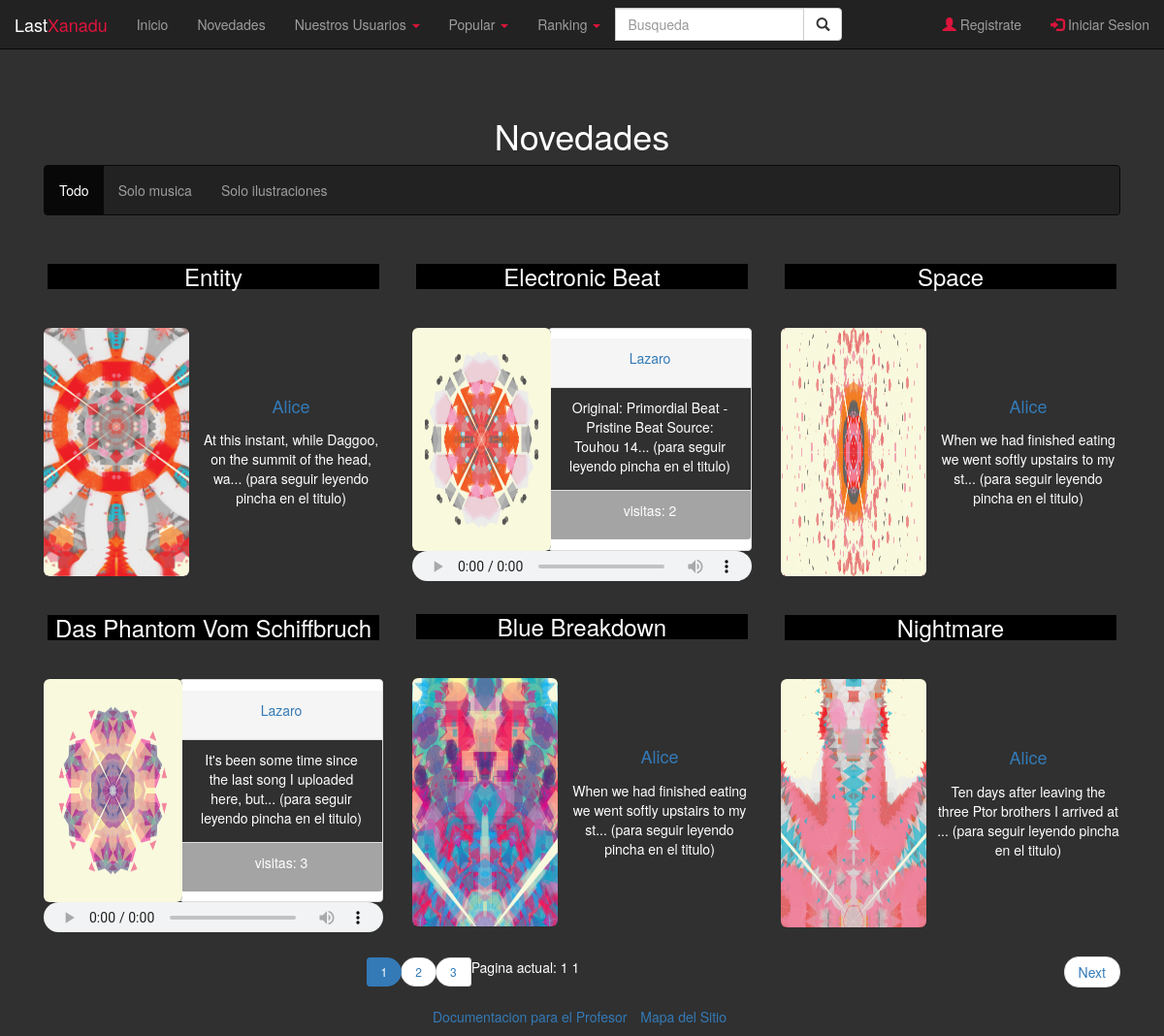
Screenshot of /novedades.php with the database file from the repository.
### tables this page shows
CREATE TABLE IF NOT EXISTS `posts` (
  `post_id` int(11) NOT NULL AUTO_INCREMENT,
  `post_type` enum('Song','Picture') NOT NULL,
  `post_owner` int(11) NOT NULL,
  `post_title` varchar(40) NOT NULL,
  `post_description` varchar(500) NOT NULL,
  `post_tags` varchar(255) NOT NULL,
  `post_song` varchar(255) NOT NULL,
  `post_illust` varchar(255) NOT NULL,
  `post_views` int(11) NOT NULL,
  `post_favourites` int(11) NOT NULL,
  `post_flags` int(11) NOT NULL,
  `post_date` timestamp NOT NULL DEFAULT CURRENT_TIMESTAMP,
  PRIMARY KEY (`post_id`),
  KEY `emisor` (`post_owner`),
  KEY `receptor` (`post_title`)
);

CREATE TABLE IF NOT EXISTS `users` (
  `user_id` int(11) NOT NULL AUTO_INCREMENT,
  `user_name` varchar(20) NOT NULL,
  `user_avatar` varchar(255) NOT NULL,
  `user_description` varchar(500) NOT NULL,
  `user_type` enum('Illustrator','Composer','Admin') NOT NULL,
  `user_following` text NOT NULL,
  `user_followers` text NOT NULL,
  `user_email` varchar(40) NOT NULL,
  `user_pass` varchar(255) NOT NULL,
  `user_favourites` text NOT NULL,
  PRIMARY KEY (`user_id`)
);

### novedades.php (the view, shortened to what this page needs)
<?php
	require "includes/db.php";
	$boolMusica = $_GET["boolMusica"];
	if($boolMusica==NULL){
		$boolMusica = 1;
	}
	$boolImagen = $_GET["boolImagen"];
	if($boolImagen==NULL){
		$boolImagen = 1;
	}
	if($boolImagen == 1 && $boolMusica == 1){
		$posts = "SELECT * FROM posts ORDER BY `posts`.`post_date` DESC";
	}
	elseif($boolImagen == 0 && $boolMusica == 1){
		$posts = "SELECT * FROM posts WHERE `post_type` = 'Song' ORDER BY `posts`.`post_date` DESC";
	}
	elseif($boolImagen == 1 && $boolMusica == 0){
		$posts = "SELECT * FROM posts WHERE `post_type` = 'Picture' ORDER BY `posts`.`post_date` DESC";
	}
	$resultado = $mysqli->query($posts) or die($mysqli->error."en la línea".(_LINE_-1));
	$numeroColumnas = 3;
	$tamañoColumna = 2;
?>
<!DOCTYPE html>
<html lang="es">
<head>
	<link rel="stylesheet" href="https://maxcdn.bootstrapcdn.com/bootstrap/3.3.7/css/bootstrap.min.css">
<link rel="stylesheet" type="text/css" href="css/novedades.css">
</head>
<body>
	<?php require "includes/navbar.php"; ?>
	<div class="container">
		<div class="col-md-12">
			<h1>Novedades</h1>
			<?php require "includes/novedadesBar.php";
			?>
			<div class="row">
				<?php
				$columnas = 0;
				 while($columnas<$numeroColumnas){
				 	$columnas++;
					echo "<div class='col-sm-4 illust-box'>";
						$contador = 0;
	                    while($contador<$tamañoColumna &&  $registro = $resultado->fetch_array(MYSQLI_BOTH)){
	                    	$users = "SELECT * FROM `users` WHERE `user_id` = $registro[post_owner]";
	    					$autores = $mysqli->query($users) or die($mysqli->error."en la línea".(_LINE_-1));
	                    	$autor = $autores->fetch_array(MYSQLI_BOTH);
	                    	$contador++;
	                    	$textoRecortado = substr($registro[post_description], 0, 60);
	                    	$longitudString = strlen ( $textoRecortado );
	                    	if($registro['post_type'] == "Picture"){
	                            echo "
	                            	<div class='desc-box-illust'>
			                        	<a  href='illust.php?id=$registro[post_id]'>
			                        		<h3>$registro[post_title]</h3>
			                        	</a>
			                        </div>";
	                            echo "
	                            	<div class='box media'>
								  		<div class='media-left'>
								  			<a  href='$registro[post_illust]'>
												<img src='$registro[post_illust]' alt='John' class='media-object img-rounded img-responsive ilust'>
											</a>
									 	</div>
									 	<div class='media-body'>
										    <h4 class='media-heading'><a href='user?id=$registro[post_owner]'>$autor[user_name]</a></h4>
											<p>$textoRecortado";
											if($longitudString == 60){
														echo "... (para seguir leyendo pincha en el titulo)";
													}
												echo"</p>
									  	</div>
									</div>";
	                            }
	                            else{
	                            echo "
	                            	<div class='desc-box-illust'>
			                        	<a  href='song.php?id=$registro[post_id]'>
			                        		<h3>$registro[post_title]</h3>
			                        	</a>
			                        </div>";
			                    echo "
	                            	<div class='audio-box media'>
										<div class='media-left'>
											<a  href=$registro[post_illust]>
												<img class='audio-img img-rounded' src=$registro[post_illust] alt='John'>
											</a>
										</div>
										<div class='media-body panel panel-default'>
											<div class='panel-heading'>
												<a href='user?id=$registro[post_owner]'><p>$autor[user_name]</p>
												</a>
											</div>
											<div class='panel-body'>
												$textoRecortado";
													if($longitudString == 60){
														echo "... (para seguir leyendo pincha en el titulo)";
													}
												echo"
											</div>
											<div class='panel-footer'>
												<p>visitas: $registro[post_views]</p>
											</div>
										</div>
										<audio class=audio-player controls=controls> <source src=\"$registro[post_song]\" type=audio/mpeg> </audio>
									</div >";
	                        	}
	                    }
					echo "</div>";
					}
				?>
			</div>
			<?php require "includes/PaginadoNovedades.php"; ?>
		</div>
	</div>
	<?php require "includes/PiePagina.php";
	$mysqli->close();	?>
</body>
</html>

### css/novedades.css (style rules this page uses)
body { background: url('../img/silkbrush8.png'); background-repeat: space; background-color: #303030; background-attachment: fixed; color: white; }
p { text-align: center; }
h1 { padding-top: 100px; text-align: center; }
div h3 { text-align: center; background-color: black; border-color: white; }
h4 { text-align: center; }
.desc-box-illust a { color: white; }
.ilust { max-width: 150px; height: 256px; display: block; margin: auto; background-color: black; }
.media-body { align-content: center; text-align: center; width: 100%; }
.media-heading { padding-top: 10px; padding-bottom: 10px; }
.audio-box { text-align: center; }
.audio-img { width: 110%; height: 230px; background-color: black; }
.audio-player { height: 31px; width: 100%; align-self: center; }
.box { padding-bottom: 10px; }
.panel { background-color: white; height: 216px; height: 100%; width: 60%; }
.panel-heading { background-color: white; height: 20%; }
.panel-body { padding-top: 10px; background-color: #303030; height: 60%; color: white; text-align: center; }
.panel-footer { height: 20%; background-color: #A4A4A4; }
.desc-box-illust { padding: 10px 4px 15px 4px; }

### rows the page displays
posts: post_title "Entity", post_illust (picture), users.user_name "Alice", post_description "At this instant, while Daggoo, on the summit of the head, wa", shows "... (para seguir leyendo pincha en el titulo)"
posts: post_title "Das Phantom Vom Schiffbruch", post_illust (picture), users.user_name "Lazaro", post_description "It's been some time since the last song I uploaded here, but", shows "... (para seguir leyendo pincha en el titulo)", post_views "3"
posts: post_title "Electronic Beat", post_illust (picture), users.user_name "Lazaro", post_description "Original: Primordial Beat - Pristine Beat Source: Touhou 14", shows "... (para seguir leyendo pincha en el titulo)", post_views "2"
posts: post_title "Blue Breakdown", post_illust (picture), users.user_name "Alice", post_description "When we had finished eating we went softly upstairs to my st", shows "... (para seguir leyendo pincha en el titulo)"
posts: post_title "Space", post_illust (picture), users.user_name "Alice", post_description "When we had finished eating we went softly upstairs to my st", shows "... (para seguir leyendo pincha en el titulo)"
posts: post_title "Nightmare", post_illust (picture), users.user_name "Alice", post_description "Ten days after leaving the three Ptor brothers I arrived at", shows "... (para seguir leyendo pincha en el titulo)"
